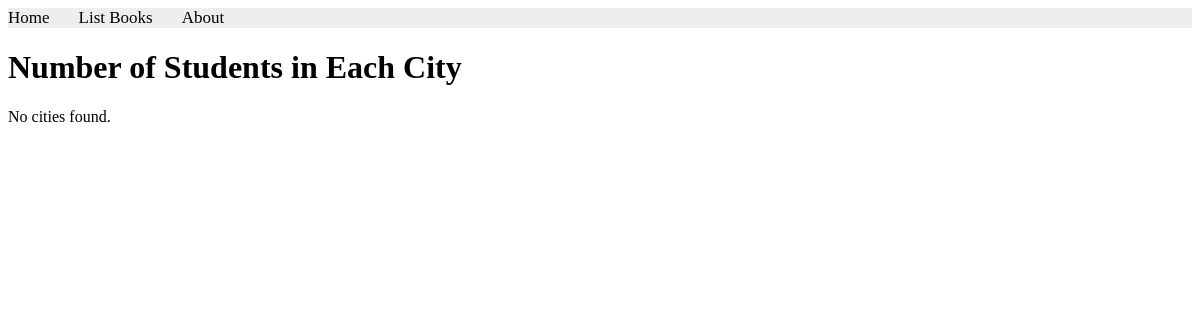
Before: /books/lab8/task7 with the older database file.
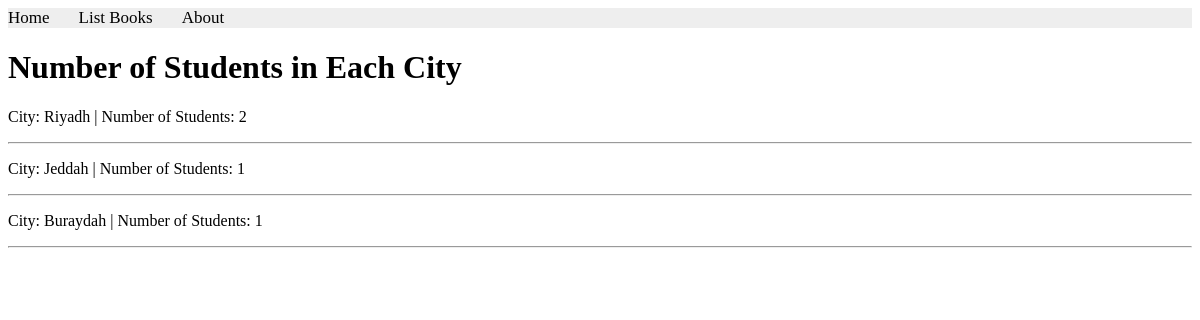
After: the same page with the newer database file.
### apps/bookmodule/models.py (models this page shows, shortened)
class Address(models.Model):
    city = models.CharField(max_length=100)

### apps/bookmodule/views.py (the view)
# urls.py: path('lab8/task7', views.lab8_task7, name='lab8_task7'),
def lab8_task7(request):
    cities = Address.objects.annotate(
         student_count=Count('student')
    )
    return render(
        request,
        'bookmodule/lab8_task7.html',
        {'cities': cities}
    )

### apps/templates/bookmodule/lab8_task7.html (shortened to what this page needs)
{% extends "layouts/base.html" %}
{% block content %}
<h1>Number of Students in Each City</h1>
{% for city in cities %}
    <p>
        City: {{ city.city }} |
        Number of Students: {{ city.student_count }}
    </p>
    <hr>
{% empty %}
    <p>No cities found.</p>
{% endfor %}
{% endblock content %}

Changed rows visible on the page:
added Address: city "Riyadh", student_count "2"
added Address: city "Jeddah", student_count "1"
added Address: city "Buraydah", student_count "1"
Other visible differences:
text no longer shown: "No cities found."
